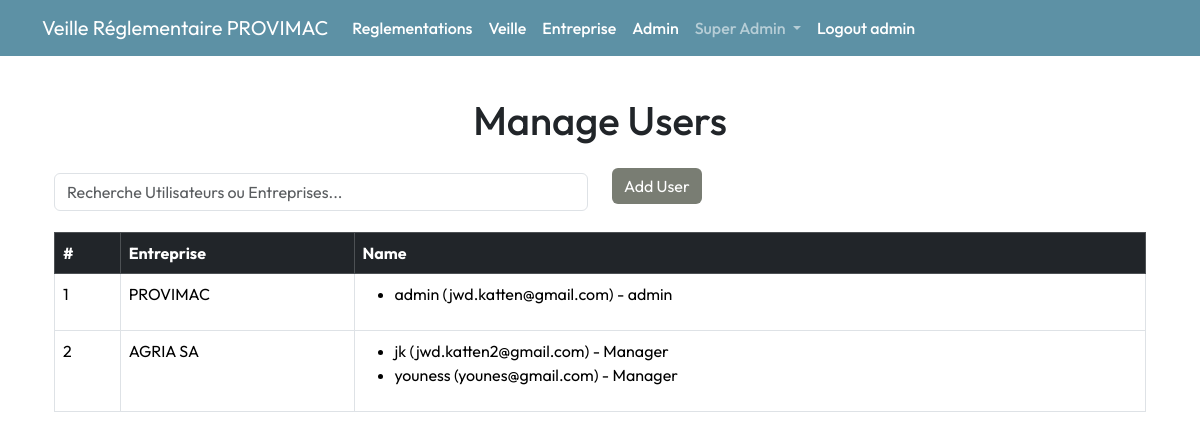
Page /admin/manage-users (signed in) on the earlier database version.
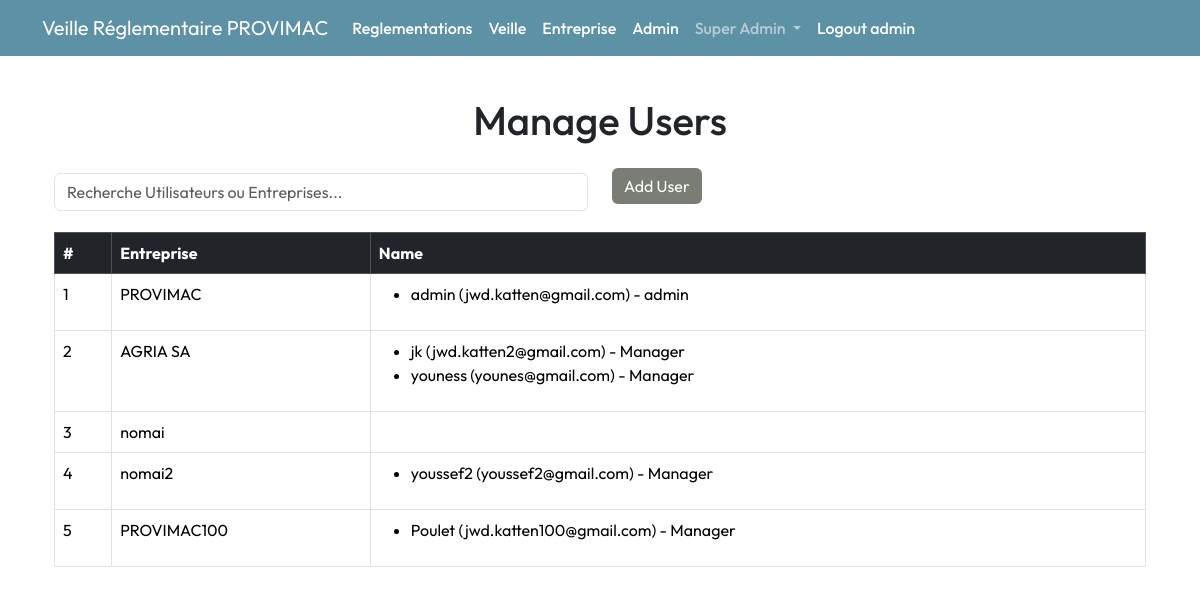
Same page on the later database version.
### app/models.py (models this page shows, shortened)
class Entreprise(db.Model):
    __tablename__ = 'entreprise'
    id = db.Column(db.Integer, primary_key=True)
    nom = db.Column(db.String(100), nullable=False, unique=True )
    description = db.Column(db.Text, nullable=True)
    pays = db.Column(db.String(100), nullable=True)
    date_creation = db.Column(db.Date, nullable=True)
    utilisateurs = db.relationship('User', backref='entreprise', lazy=True,  cascade="all, delete-orphan")
    reglementations = db.relationship('EntrepriseReglementation', backref='entreprise', lazy=True,  cascade="all, delete-orphan")
    notifications = db.relationship('Notification', backref='entreprise', lazy=True)
    audits = db.relationship('Audit', backref='entreprise', lazy=True)
    secteurs = db.relationship('Secteur', secondary='entreprise_secteur', back_populates='entreprises')

class User(db.Model, UserMixin):
    __tablename__ = 'utilisateur'
    id = db.Column(db.Integer, primary_key=True)
    name = db.Column(db.String(50), nullable=False, unique=True)
    email = db.Column(db.String(120), unique=True, nullable=False)
    role = db.Column(db.Enum(RoleUtilisateur), nullable=False)
    password_hash = db.Column(db.String(128), nullable=False)
    entreprise_id = db.Column(db.Integer, db.ForeignKey('entreprise.id'), nullable=True)

### app/routes/admin.py (the view)
@bp.route('/admin/manage-users')
@role_required(['ADMIN'])
def manage_users():
    entreprises = Entreprise.query.all()
    users = User.query.all()
    return render_template('admin/manage_users.html', entreprises=entreprises, users=users)

### app/routes/admin.py (called while the page is built)
def role_required(allowed_roles):
    def decorator(f):
        @wraps(f)
        def decorated_function(*args, **kwargs):
            if not current_user.is_authenticated:
                flash("Vous devez être connecté pour accéder à cette page.", 'danger')
                return redirect(url_for('main.index'))
            if current_user.role.name not in allowed_roles:
                flash("Vous n'avez pas la permission d'accéder à cette page.", 'danger')
                return redirect(url_for('main.index'))
            return f(*args, **kwargs)
        return decorated_function
    return decorator

### app/templates/admin/manage_users.html (shortened to what this page needs)
{% extends 'layout.html' %}
{% block content %}
<div class="container my-4">
  <h1 class="text-center mb-4">Manage Users</h1>
  <div class="row mb-3">
    <div class="col-md-6">
      <input type="text" id="userSearch" class="form-control"
        placeholder="Recherche Utilisateurs ou Entreprises...">
    </div>
    <div class="col-md-6">
      <a href="{{ url_for('admin.add_user')}}"
        class="btn btn-primary btn-md">Add User</a>
    </div>
  </div>
  <div class="table-responsive">
    <table class="table table-bordered table-hover">
      <thead class="table-dark">
        <tr>
          <th>#</th>
          <th>Entreprise</th>
          <th>Name</th>
        </tr>
      </thead>
      <tbody id="userTable">
        {% for entreprise in entreprises %}
        <tr>
          <td>{{ loop.index }}</td>
          <td>{{ entreprise.nom }}</td>
          <td>
            <ul>
              {% for user in users %}
              {% if user.entreprise_id == entreprise.id %}
              <li>
                {{ user.name }} ({{ user.email }}) - {{ user.role.value }}
              </li>
              {% endif %}
              {% endfor %}
            </ul>
          </td>
        </tr>
        {% endfor %}
      </tbody>
    </table>
  </div>
</div>
{% endblock %}

### app/templates/layout.html (shortened to what this page needs)
<!DOCTYPE html>
<html lang="en">
  <head>
    <link
      href="https://cdn.jsdelivr.net/npm/bootstrap@5.3.3/dist/css/bootstrap.min.css"
      rel="stylesheet"
 />
    <link rel="stylesheet"
      href="{{ url_for('static', filename='main.css') }}" />
    <link rel="stylesheet"
      href="https://cdnjs.cloudflare.com/ajax/libs/font-awesome/6.0.0-beta3/css/all.min.css">
  </head>
  <body>
    {% if current_user.is_authenticated %}
    <header class="site-header sticky-top">
      <nav class="navbar navbar-expand-lg navbar-dark">
        <div class="container">
          <a class="navbar-brand" href="/">Veille Réglementaire
            {{current_user.entreprise.nom}}</a>
          <div class="collapse navbar-collapse" id="navbarToggle">
            <ul class="navbar-nav me-auto mb-2 mb-lg-0">
              <li class="nav-item">
                <a class="nav-link text-white"
                  href="{{ url_for('reglement.liste_reglementations') }}">
                  Reglementations
                </a>
              </li>
              <li class="nav-item">
                <a class="nav-link text-white"
                  href="{{ url_for('entreprise.afficher_veille', entreprise_id=current_user.entreprise_id) }}">
                  Veille
                </a>
              </li>
              <li class="nav-item">
                <a class="nav-link text-white"
                  href="{{ url_for('entreprise.afficher_entreprise', entreprise_id=current_user.entreprise_id) }}">
                  Entreprise
                </a>
              </li>
              <li class="nav-item">
                <a class="nav-link text-white"
                  href="{{ url_for('manager.liste_utilisateurs', entreprise_id=current_user.entreprise.id) }}">
                  Admin
                </a>
              </li>
              {% if current_user.is_authenticated and current_user.role.name ==
              'ADMIN' %}
              <li class="nav-item dropdown">
                <a
                  class="nav-link dropdown-toggle {{ 'active' if request.endpoint.startswith('ingredient.') else '' }}"
                  href="#" id=" entrepriseDropdown" role="button"
                  data-bs-toggle="dropdown" aria-expanded="false">
                  Super Admin
                </a>
              </li>
              {% endif %}
              <li class="nav-item">
                <a class="nav-link text-white"
                  href="{{ url_for('admin.logout') }}">Logout {{
                  current_user.role.value }}</a>
              </li>
            </ul>
          </div>
        </div>
      </nav>
    </header>
    {% endif %}
    <div class="container mt-3">{% include 'main/flash_msg.html' %} {%
      block content %}{% endblock %}</div>
    <link
      href="https://cdnjs.cloudflare.com/ajax/libs/select2/4.0.13/css/select2.min.css"
      rel="stylesheet" />
  </body>
</html>

Differences in the rows shown:
added Entreprise: nom "nomai"
added Entreprise: nom "nomai2"
added User: name "youssef2", email "youssef2@gmail.com", role.value "Manager", shown under "nomai2"
added Entreprise: nom "PROVIMAC100"
added User: name "Poulet", email "jwd.katten100@gmail.com", role.value "Manager", shown under "PROVIMAC100"
